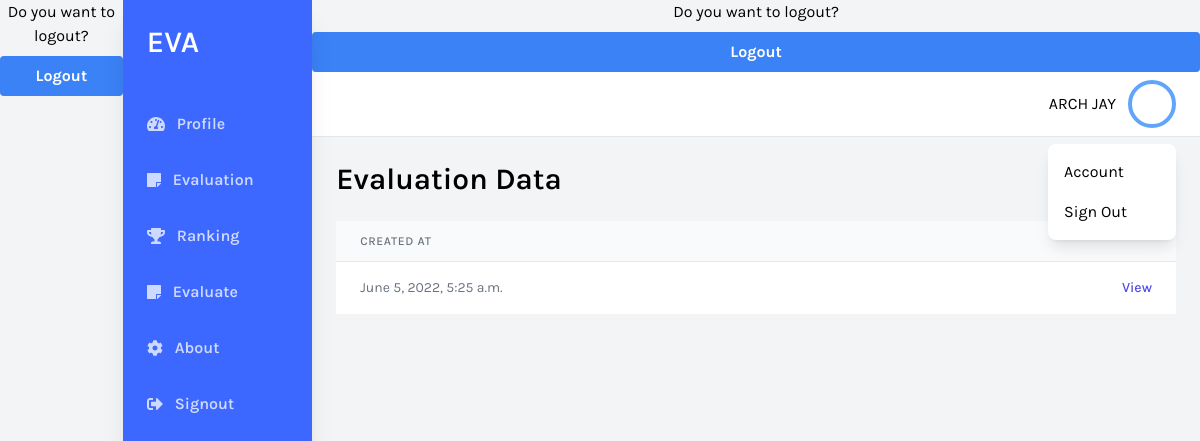
Page /evaluation_employee/ (signed in) on the committed database.
### eva/models.py (models this page shows, shortened)
class AppUser(models.Model):
    created_at = models.DateTimeField(auto_now_add=True)
    first_name = models.CharField(max_length=255)
    last_name = models.CharField(max_length=255)
    email = models.EmailField()
    password = models.CharField(max_length=255)
    role = models.CharField(
        max_length=255,
        choices=(
            ("admin", "Admin"),
            ("employee", "Employee"),
        ),
    )
    department = models.ForeignKey(Department, on_delete=models.CASCADE, default=None, null=True)
    secret_key = models.CharField(max_length=255, null=True)

class EvaluationSheet(models.Model):
    created_at = models.DateTimeField(auto_now_add=True)
    evaluator_name = models.CharField(max_length=255, null=True, blank=True)
    evaluate_group = models.CharField(max_length=255, null=True, blank=True)
    employee = models.ForeignKey(AppUser, on_delete=models.CASCADE, default=None, null=True)
    employee_name = models.CharField(max_length=255)
    evaluations = models.TextField()
    comments_and_recommendations = models.TextField(default=None, null=True, blank=True)

### eva/views.py (the view)
# urls.py: path('evaluation_employee/', views.evaluation_employee, name='evaluation_employee'),
def evaluation_employee(request):
    id = request.session.get("id")
    user = AppUser.objects.get(pk=id) if id else None
    data = EvaluationSheet.objects.filter(employee=user).all() if user else []
    return render(request, "eva/evaluation_employee.html", {"data": data})

### eva/templates/eva/evaluation_employee.html (shortened to what this page needs)
<!DOCTYPE html>
<html lang="en">
  <head>
    <script src="https://cdn.tailwindcss.com"></script>
    <link rel="stylesheet" type="text/css" href="https://cdn.datatables.net/1.11.3/css/jquery.dataTables.css">
  </head>
  <body class="bg-gray-100 font-family-karla flex">
    {% include 'includes/navbar_employees.html' %}
    <div class="w-full flex flex-col h-screen overflow-y-hidden">
      {% include 'includes/header.html' %}
      <div class="w-full overflow-x-hidden border-t flex flex-col">
        <main class="w-full flex-grow p-6">
          <h1 class="text-3xl text-black pb-6 font-semibold">Evaluation Data</h1>
              <table class="min-w-full divide-y divide-gray-200">
          <thead class="bg-gray-50">
            <tr>
                <th
                  scope="col"
                  class="
                    px-6
                    py-3
                    text-left text-xs
                    font-medium
                    text-gray-500
                    uppercase
                    tracking-wider
                  "
                >
                  Created at
                </th>
                <th
                  scope="col"
                  class="
                    px-6
                    py-3
                    text-left text-xs
                    font-medium
                    text-gray-500
                    uppercase
                    tracking-wider
                  "
                ></th>
              </tr>
            </thead>
            <tbody class="bg-white divide-y divide-gray-200">
              {% for x in data %}
              <tr>
                <td class="px-6 py-4 whitespace-nowrap text-sm text-gray-500">
                  {{ x.created_at }}
                </td>
                <td
                  class="
                    px-6
                    py-4
                    whitespace-nowrap
                    text-right text-sm
                    font-medium
                  "
                >
                  <a href="{% url 'evaluation_list_sheet' x.id %}" class="text-indigo-600 hover:text-indigo-900"
                    >View</a
                  >
                </td>
              </tr>
              {% endfor %}
            </tbody>
          </table>
        </main>
      </div>
    </div>
  </body>
</html>

### eva/templates/includes/header.html (shortened to what this page needs)
<link rel="stylesheet" href="https://cdnjs.cloudflare.com/ajax/libs/jquery-modal/0.9.1/jquery.modal.min.css" />
<div id="out" class="modal">
  <p class="text-center">Do you want to logout?
    <a class="block bg-blue-500 hover:bg-blue-700 text-white font-bold py-2 px-4 rounded text-center mt-2"
    href ="{% url 'logout' %}">
      Logout
    </a></p>
</div>
<header class="w-full items-center bg-white py-2 px-6 hidden sm:flex">
  {% load static %}
        <div x-data="{ isOpen: false }" class="relative w-1/2 flex justify-end">
          <div class="relative w-1/4 flex justify-end items-center mr-3">{{ request.session.full_name }}</div>
          <button
            @click="isOpen = !isOpen"
            class="
              realtive
              z-10
              w-12
              h-12
              rounded-full
              overflow-hidden
              border-4 border-blue-400
              hover:border-blue-300
              focus:border-blue-300 focus:outline-none
            "
          >
          </button>
          <button
            x-show="isOpen"
            @click="isOpen = false"
            class="h-full w-full fixed inset-0 cursor-default"
          ></button>
          <div
            x-show="isOpen"
            class="absolute w-32 bg-white rounded-lg shadow-lg py-2 mt-16"
          >
          {% if request.session.role == "admin" %}
            <a href="{% url 'profile_admin' %}" class="block px-4 py-2 account-link hover:text-white"
              >Account</a
            >
            {% else %}
            <a href="{% url 'profile' %}" class="block px-4 py-2 account-link hover:text-white"
              >Account</a
            >{% endif %}
            <a href="#out" rel="modal:open" class="block px-4 py-2 account-link hover:text-white"
              >Sign Out</a
            >
          </div>
        </div>
      </header>

### eva/templates/eva/evaluation_employee.html (style rules this page uses)
.font-family-karla { font-family: karla; }

### rows in the picture
AppUser: session.full_name "ARCH JAY"
EvaluationSheet: created_at "June 5, 2022, 5:25 a.m."
